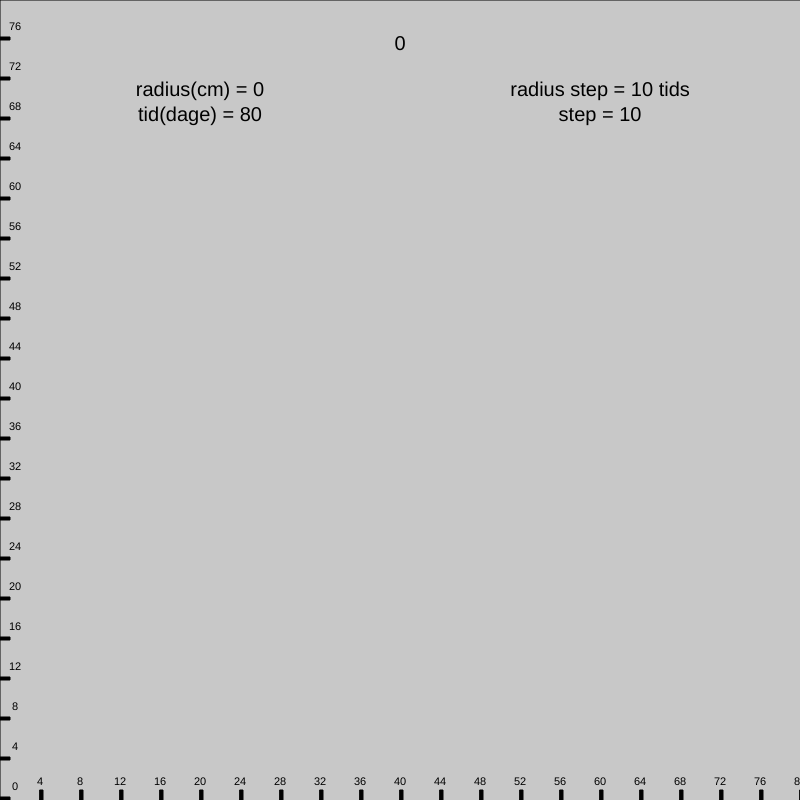
Frame 1 (no input)
Frame 60 (no input): identical to frame 1, image omitted
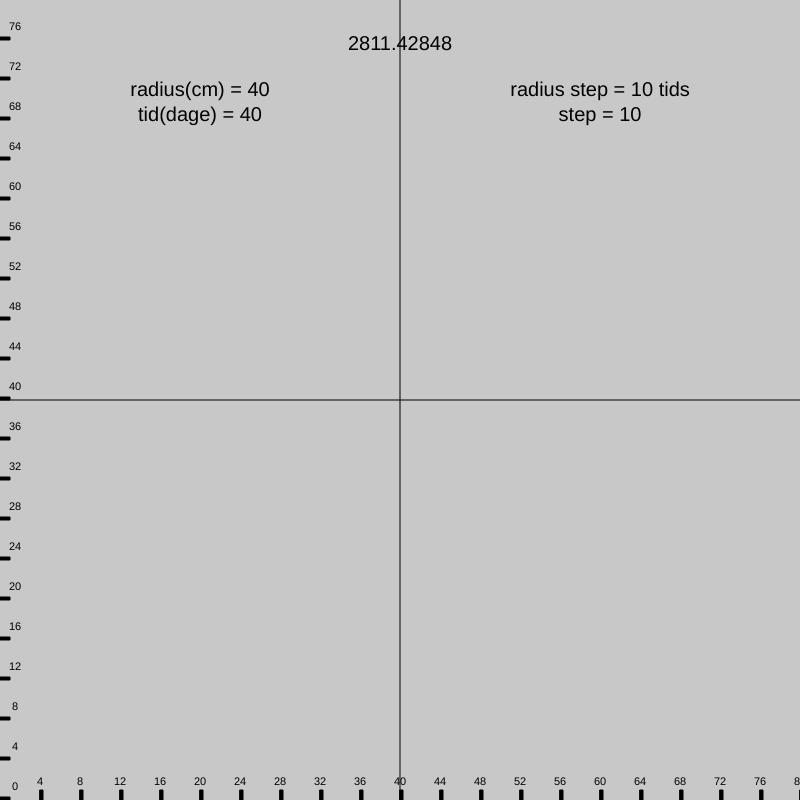
Frame 120 (the mouse pressed at the canvas centre since frame 60)

The p5.js sketch that drew these frames (run headless with seeded random() and noise() and a simulated clock; from frame 60 on, the mouse is pressed at the canvas centre):

// p5.js sketch
// ── sketch.js
var result;
var cm_radiusStep= 10;
var dd_timeStep = 10;
var to_area = false;
var measureType = "radius";

function setup()
{
    createCanvas(800, 800);
    textAlign(CENTER);
    textSize(18);
    to_area = false;
}

function draw()
{
    textSize(20);
    background(200);
    fill(0);

    text(measureType + "(cm) = "+toArea(calcGrafRadi(cm_radiusStep))+"\n tid(dage) = " + calcGrafTime(dd_timeStep), 100, 80, 200, 80);
    
    text(calcResult(calcGrafRadi(cm_radiusStep), calcGrafTime(dd_timeStep)), 400, 50);
    text("radius step = " + cm_radiusStep + " tids step = " + dd_timeStep, 500, 80, 200, 80);

    line(mouseX, 0, mouseX, height);
    line(0, mouseY, width, mouseY);

    textSize(11);
    n = 0;
    while(n < width)
    {
        n = n + 40;

        text(Math.round(toArea(n / cm_radiusStep)), n, height - 15);
        rect(n, height - 10, 3, 10);

        text(Math.round((height - n ) / dd_timeStep), 15, n - 10);
        rect(0 , n - 3, 10, 3);
    }
}

function calcGrafRadi( step )
{
    return mouseX / step;
}

function calcGrafTime(step)
{
    return (height - mouseY) / step;
}

function calcResult(radi, time)
{
    return time * (radi * 1.7571428);
}

function keyTyped()
{
    if(key === 'w')
    {
        dd_timeStep = dd_timeStep +1;
    }
    if(key === 's')
    {
        dd_timeStep = dd_timeStep - 1;
    }
    if(key === 'd')
    {
        cm_radiusStep = cm_radiusStep + 1;
    }
    if(key === 'a')
    {
        cm_radiusStep = cm_radiusStep -1;
    }
    if(key == 'q')
    {
        if(to_area == false){
            measureType = "area";
            to_area = true;
        }
        else{
            measureType = "radius";
            to_area = false;
        }
    }
}

function toArea(radi)
{
    if(to_area == true){
        return radi* radi * PI;
    }
    else{
        return radi;
    }
}
// ── renovation.html
<!DOCTYPE html>
<meta charset="UTF-8">
<html>
    <head>
        <title>værkstederne</title>

        <style>
            body { font-family: 'Lucida Sans', 'Lucida Sans Regular', 'Lucida Grande', 'Lucida Sans Unicode', Geneva, Verdana, sans-serif}
            header { border-style: solid; border-width: medium; text-align: center; 
            color: darkgreen;}
            h2 { text-align: center; }
            footer{ background-color: palegreen; padding: 15px 32px;}
        
            .section {border-style: solid; border-width: medium;}
            .button  { background-color: Green; color: white; 
                padding: 15px 32px; text-align: center; text-decoration: none;
                font-size: 16px; display: inline-block; margin: 4px 2px;}
        </style>
        <script>
            var currentLink = "#";
            
            // gut shit
            var NGGYU = "https://www.youtube.com/embed/dQw4w9WgXcQ";

            // links to all workshops
            var renovationLink = "https://www.youtube.com/embed/d0eUUg33B44";
            var bankLink = "https://www.youtube.com/embed/r6PxVcyvDgw";
            var yogaLink = "https://www.youtube.com/embed/leRvDSbnsnI";
            var kunstTrykLink = "https://www.youtube.com/embed/mRvQmaB9hAw";

            function setVLink(link)
            {
                currentLink = link;
                document.getElementById("video").src = currentLink;
            }

            // takes two strings not ints
            function togImgSize(sizeX1, sizeY1, sizeY2, sizeX2 )
            {
                celematrw = document.getElementById("rpimg").style.width;
                celematrh = document.getElementById("rpimg").style.height;

                if (celematrw == String(sizeX1)){
                    celematrw = String(sizeX2);
                    alert(celematrw);
                }
                else{
                    celematrw = String(sizeX1);
                    alert(celematrw);
                }
            }
        </script>
    </head>
    <body>

        <header>
            <h1>Værkstederne på OEH</h1>
        </header>

        <div id="roomplan" class="section">
            <h2>lokaleplanen</h2>

            <img id="rpimg" src="Lokaleplanoeh\side01.jpg" alt="image" 
            style="width:400px;height:350px;border:0;"></img>

            <button class="button" onclick="togImgSize(10, 10, 20, 20)"></button>
        </div>

        <div id="buttonlinks" class="section">
            <h2>kan ikke finde det ønskede værksted på kortet?</h2>
            <h3>vælg det værksted du vil finde vej til</h3>
            <button class="button" onclick="#">Rådhuset</button>
            <button class="button" onclick="setVLink(renovationLink)">Renovation</button>
            <button class="button" onclick="setVLink(bankLink)">banken</button>
            <button class="button" onclick="setVLink(yogaLink)">yoga</button>
            <button class="button" onclick="setVLink(kunstTrykLink)">kunst og tryk</button>
            <button class="button" onclick="#">...</button>
            
            <div>
                <iframe id="video" width="560" height="315" src="renovationLink"
                frameborder="0" allow="accelerometer; autoplay; encrypted-media; 
                gyroscope; picture-in-picture" allowfullscreen></iframe>
            </div>
        </div>
        <footer>
            <h4>sidens skabere: </h4>
            <p>Anders A. Ahrensbach og Jonas C. Tulberg - Renovation</p>
        </footer>
        <script>
            if (document.getElementsByClassName("button").onclick = "#")
            {
                document.getElementsByClassName("button").onclick = "setVLink(NGGYU)";
            }
        </script>
    </body>
</html>
